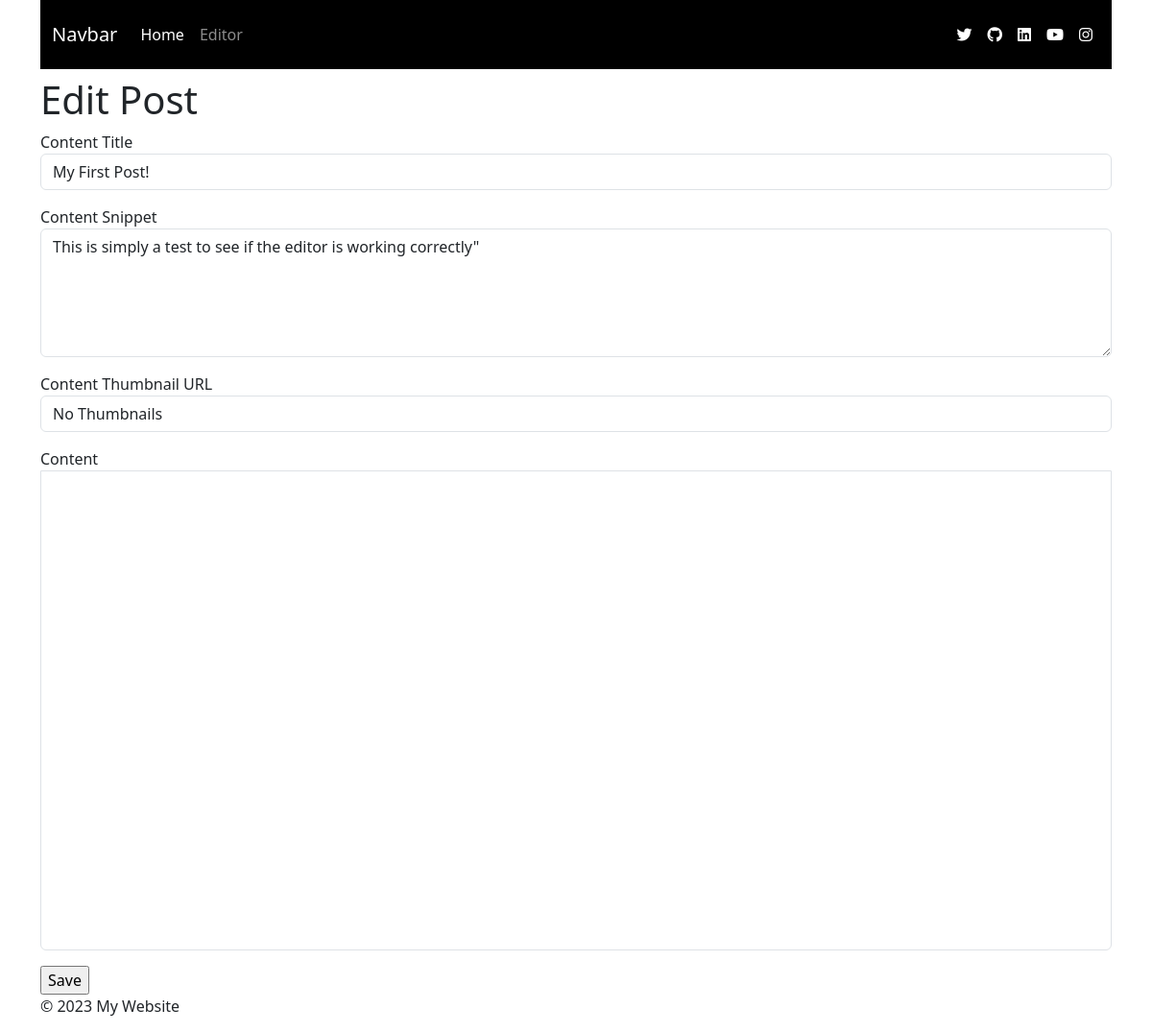
Page /editor/edit_post?id=1 on the committed database.
### app/models.py (models this page shows)
class Content(db.Model):
    id = db.Column(db.Integer, primary_key=True)
    title = db.Column(db.String(140), index=True)
    snippet = db.Column(db.String(280), index=True)
    thumbnail_url = db.Column(db.String(280), index=True)
    content = db.Column(db.Text)

### app/editor/views.py (the view)
@bp.route("/edit_post", methods=["GET", "POST"])
def edit_post():
    id = request.args.get("id")
    post = db.session.query(Content).get(id)
    return render_template("editor.html", page_title="Edit Post", post=post)

### app/editor/templates/editor.html (shortened to what this page needs)
{% extends 'base.html' %}
{% block styles %}
<link href="https://cdn.quilljs.com/1.3.6/quill.snow.css" rel="stylesheet">
<link rel="stylesheet" href="{{ url_for('editor.static', filename='css/styles.css') }}">
{% endblock %}
{% block content %}
<form id="content-form" action="" method="">
    <div class="mb-3">
        <label for="content-title">Content Title</label>
        <input type="text" class="form-control" id="content-title" value="{% if post %}{{ post.title }}{% endif %}">
    </div>
    <div class="mb-3">
        <label for="content-snippet">Content Snippet</label>
        <textarea class="form-control" id="content-snippet" cols="30"
            rows="5">{% if post %}{{ post.snippet }}{% endif %}"</textarea>
    </div>
    <div class="mb-3">
        <label for="content-thumbnail-url">Content Thumbnail URL</label>
        <input class="form-control" type="text" id="content-thumbnail-url"
            value="{% if post %}{{ post.thumbnail_url}}{% endif %}">
    </div>
    <div class="mb-3">
        <label for="editor">Content</label>
        <div id="editor"></div>
    </div>
    <input type="submit" value="Save">
</form>
{% endblock %}

### app/editor/static/css/styles.css (style rules this page uses)
#editor { height: 500px; border: solid 1px #dee2e6; border-bottom-left-radius: 0.375rem; border-bottom-right-radius: 0.375rem; }

### rows in the picture
Content: title "My First Post!", snippet "This is simply a test to see if the editor is working correctly\"", thumbnail_url "No Thumbnails"

### other values in the picture
{{ page_title }} "Edit Post"
